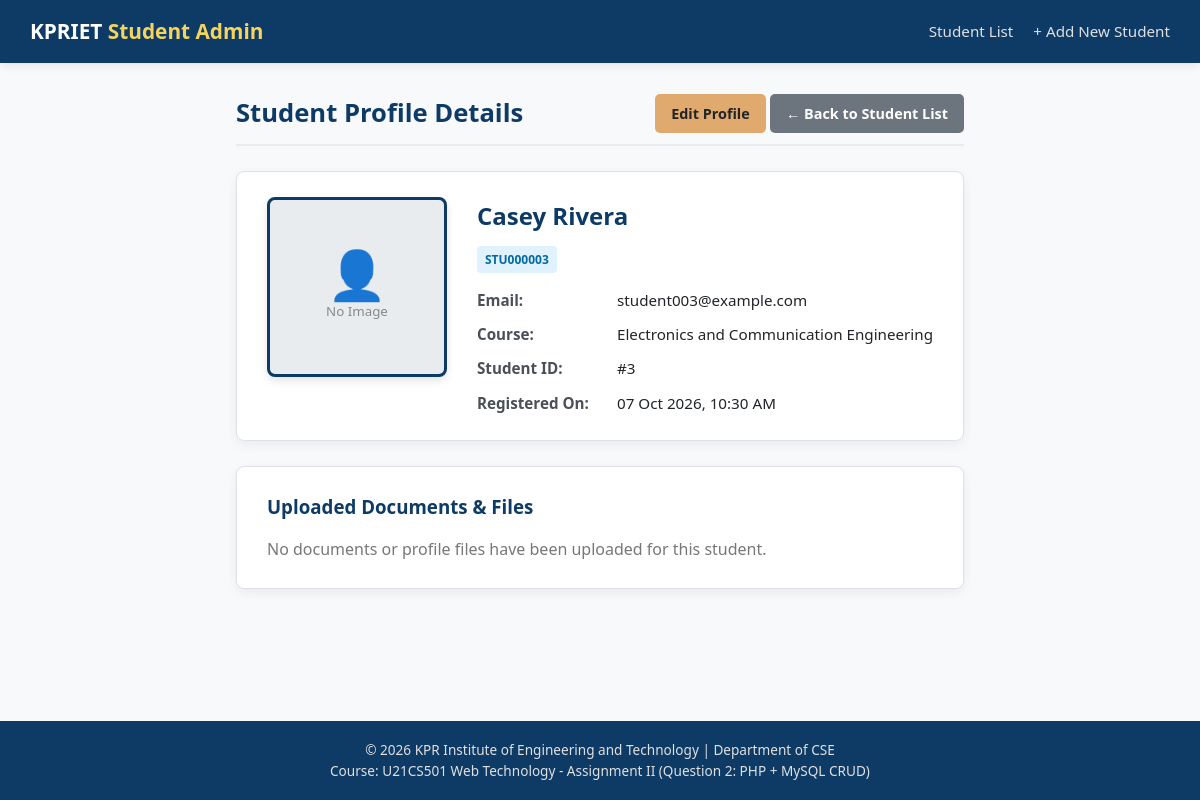
/QUESTION_2_PHP_MYSQL/students/view.php?id=3, run on the app's committed database.
### tables this page shows
CREATE TABLE students (
    student_id INT AUTO_INCREMENT PRIMARY KEY,
    name VARCHAR(100) NOT NULL,
    roll_number VARCHAR(30) NOT NULL UNIQUE,
    email VARCHAR(100) NOT NULL,
    course VARCHAR(50) NOT NULL,
    created_at TIMESTAMP DEFAULT CURRENT_TIMESTAMP
);

### QUESTION_2_PHP_MYSQL/students/view.php (the view, shortened to what this page needs)
<?php
require_once '../config/database.php';
$student_id = isset($_GET['id']) ? intval($_GET['id']) : 0;
$stmt = $conn->prepare("SELECT * FROM students WHERE student_id = ?");
$stmt->bind_param("i", $student_id);
$stmt->execute();
$studentResult = $stmt->get_result();
$student = $studentResult->fetch_assoc();
$uploadedFiles = [];
$profileImage = null;
include_once '../includes/header.php';
?>
<div class="page-header">
    <h2>Student Profile Details</h2>
    <div>
        <a href="edit.php?id=<?php echo $student['student_id']; ?>" class="btn btn-warning">Edit Profile</a>
        <a href="list.php" class="btn btn-secondary">&larr; Back to Student List</a>
    </div>
</div>
<div class="card">
    <div class="profile-card">
        <div class="profile-img-container">
            <?php if ($profileImage && file_exists('../' . $profileImage['file_path'])): ?>
                <img src="../<?php echo htmlspecialchars($profileImage['file_path']); ?>" alt="Profile Photo">
            <?php else: ?>
                <div style="text-align: center; color: #888;">
                    <div style="font-size: 3rem; line-height: 1;">&#128100;</div>
                    <small>No Image</small>
                </div>
            <?php endif; ?>
        </div>
        <div class="profile-info">
            <h3><?php echo htmlspecialchars($student['name']); ?></h3>
            <span class="badge badge-info"><?php echo htmlspecialchars($student['roll_number']); ?></span>
            <div class="info-grid">
                <div class="info-label">Email:</div>
                <div><?php echo htmlspecialchars($student['email']); ?></div>
                <div class="info-label">Course:</div>
                <div><?php echo htmlspecialchars($student['course']); ?></div>
                <div class="info-label">Student ID:</div>
                <div>#<?php echo htmlspecialchars($student['student_id']); ?></div>
                <div class="info-label">Registered On:</div>
                <div><?php echo date('d M Y, h:i A', strtotime($student['created_at'])); ?></div>
            </div>
        </div>
    </div>
</div>
<div class="card">
    <h3 style="color: #0d3b66; margin-bottom: 15px;">Uploaded Documents & Files</h3>
    <?php if (!empty($uploadedFiles)): ?>
        <div class="document-list">
            <?php foreach ($uploadedFiles as $doc): ?>
                <div class="document-card">
                    <div class="document-info">
                        <div class="document-name" title="<?php echo htmlspecialchars($doc['original_name']); ?>">
                            &#128196; <?php echo htmlspecialchars($doc['original_name']); ?>
                        </div>
                        <div class="document-meta">
                            Type: <?php echo htmlspecialchars($doc['file_type']); ?> |
                            Size: <?php echo round($doc['file_size'] / 1024, 1); ?> KB
                        </div>
                    </div>
                    <div>
                        <?php if (file_exists('../' . $doc['file_path'])): ?>
                            <a href="../<?php echo htmlspecialchars($doc['file_path']); ?>" target="_blank" class="btn btn-sm btn-primary">View File</a>
                        <?php else: ?>
                            <span style="color: #d90429; font-size: 0.8rem;">File Missing</span>
                        <?php endif; ?>
                    </div>
                </div>
            <?php endforeach; ?>
        </div>
    <?php else: ?>
        <p style="color: #777;">No documents or profile files have been uploaded for this student.</p>
    <?php endif; ?>
</div>
<?php include_once '../includes/footer.php'; ?>

### QUESTION_2_PHP_MYSQL/css/style.css (style rules this page uses)
* { box-sizing: border-box; margin: 0; padding: 0; }
body { font-family: 'Segoe UI', Tahoma, Geneva, Verdana, sans-serif; background-color: #f8f9fa; color: #212529; line-height: 1.6; display: flex; flex-direction: column; min-height: 100vh; }
.page-header { display: flex; justify-content: space-between; align-items: center; margin-bottom: 25px; padding-bottom: 10px; border-bottom: 2px solid #e9ecef; }
.page-header h2 { color: #0d3b66; font-size: 1.6rem; }
.btn { display: inline-block; padding: 8px 16px; font-size: 0.9rem; font-weight: 600; border-radius: 5px; text-decoration: none; border: none; cursor: pointer; transition: background-color 0.2s, transform 0.1s; }
.btn-warning { background-color: #e0a96d; color: #212529; }
.btn-secondary { background-color: #6c757d; color: #ffffff; }
.badge { display: inline-block; padding: 4px 8px; font-size: 0.75rem; font-weight: 700; border-radius: 4px; background-color: #e9ecef; color: #495057; }
.badge-info { background-color: #e0f2fe; color: #0369a1; }
.card { background: #ffffff; border-radius: 8px; box-shadow: 0 4px 12px rgba(0,0,0,0.06); padding: 25px 30px; border: 1px solid #dee2e6; margin-bottom: 25px; }
.profile-card { display: flex; gap: 30px; align-items: flex-start; }
.profile-img-container { width: 180px; height: 180px; border-radius: 8px; overflow: hidden; border: 3px solid #0d3b66; box-shadow: 0 4px 8px rgba(0,0,0,0.1); background-color: #e9ecef; display: flex; align-items: center; justify-content: center; }
.profile-info { flex: 1; }
.profile-info h3 { color: #0d3b66; font-size: 1.5rem; margin-bottom: 10px; }
.info-grid { display: grid; grid-template-columns: 140px 1fr; row-gap: 10px; font-size: 0.95rem; margin-top: 15px; }
.info-label { font-weight: 700; color: #495057; }

### data on the page
students: name "Casey Rivera", roll_number "STU000003", email "student003@example.com", course "Electronics and Communication Engineering", student_id "3", created_at "07 Oct 2026, 10:30 AM"
